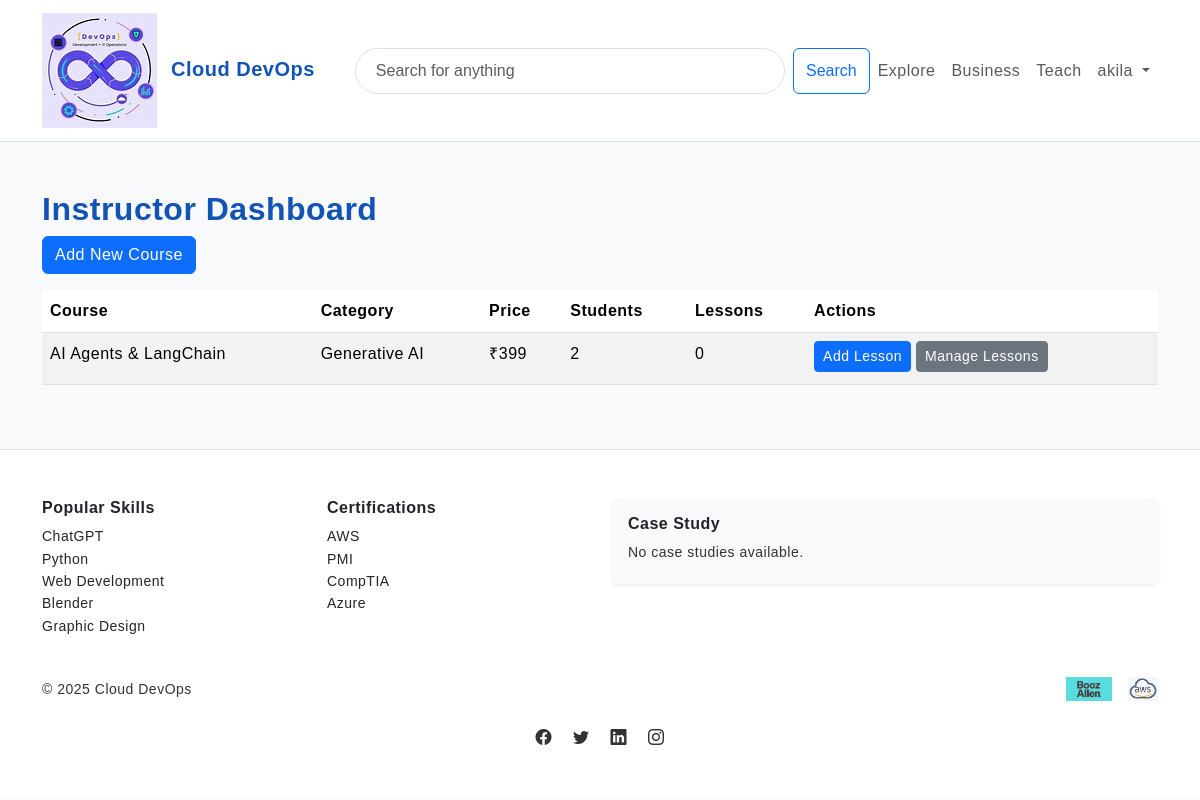
Before: /instructors/dashboard/ (signed in) with the older database file.
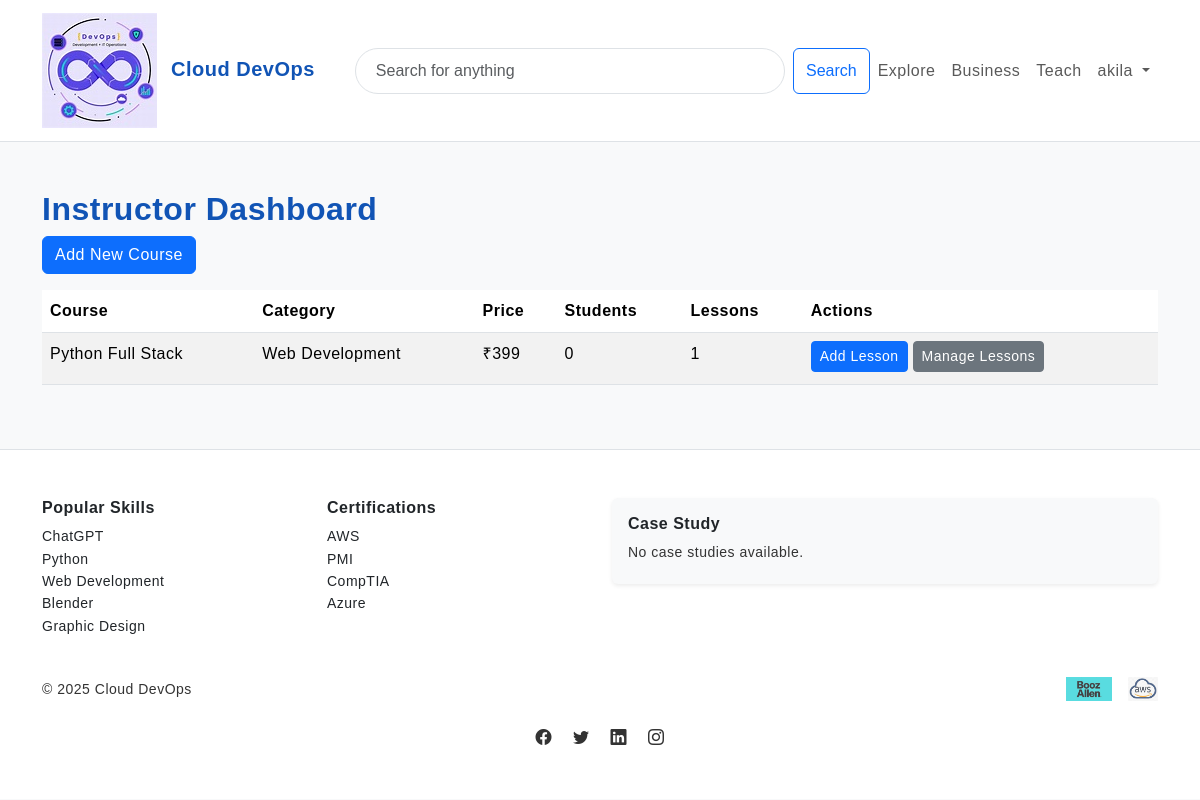
After: the same page with the newer database file.
### courses/models.py (models this page shows, shortened)
class Course(models.Model):
    CATEGORY_CHOICES = [
        ('Generative AI', 'Generative AI'),
        ('IT Certifications', 'IT Certifications'),
        ('Data Science', 'Data Science'),
        ('DevOps', 'DevOps'),
        ('Web Development', 'Web Development'),
    ]
    title = models.CharField(max_length=255)
    slug = models.SlugField(unique=True)
    description = models.TextField(blank=True)
    price = models.IntegerField(default=399)
    rating = models.FloatField(default=4.6)
    rating_count = models.IntegerField(default=1063)
    category = models.CharField(max_length=64, choices=CATEGORY_CHOICES, default='Generative AI')
    thumbnail_url = models.URLField(blank=True)
    created_at = models.DateTimeField(auto_now_add=True, null=True, blank=True)
    instructor = models.ForeignKey(
        settings.AUTH_USER_MODEL,
        on_delete=models.CASCADE,
        related_name="courses",
        null=True, blank=True   # <-- allows existing rows to stay empty
    )

### instructors/views.py (the view)
# urls.py: path("dashboard/", views.dashboard, name="dashboard"),
@login_required
def dashboard(request):
    courses = Course.objects.filter(instructor=request.user)
    return render(request, "instructors/dashboard.html", {"courses": courses})

### instructors/templates/instructors/dashboard.html
{% extends 'core/base.html' %}
{% block content %}
<div class="container py-5">
  <h2>Instructor Dashboard</h2>
  <a href="{% url 'instructors:add_course' %}" class="btn btn-primary mb-3">Add New Course</a>
  <table class="table table-striped">
    <thead>
      <tr>
        <th>Course</th>
        <th>Category</th>
        <th>Price</th>
        <th>Students</th>
        <th>Lessons</th>
        <th>Actions</th>
      </tr>
    </thead>
    <tbody>
      {% for course in courses %}
      <tr>
        <td>{{ course.title }}</td>
        <td>{{ course.category }}</td>
        <td>₹{{ course.price }}</td>
        <td>{{ course.enrollments.count }}</td>
        <td>{{ course.lessons.count }}</td>
        <td>
          <a href="{% url 'instructors:add_lesson' course.slug %}" class="btn btn-sm btn-primary mb-1">Add Lesson</a>
          <a href="{% url 'instructors:manage_lessons' course.slug %}" class="btn btn-sm btn-secondary mb-1">Manage Lessons</a>
        </td>
      </tr>
      {% empty %}
      <tr><td colspan="6" class="text-muted">No courses yet.</td></tr>
      {% endfor %}
    </tbody>
  </table>
</div>
{% endblock %}

Changed rows visible on the page:
no longer on this page (row edited): Course: title "AI Agents & LangChain", category "Generative AI", price "399", enrollments.count "2", lessons.count "0"
added Course: title "Python Full Stack", category "Web Development", price "399", enrollments.count "0", lessons.count "1"
